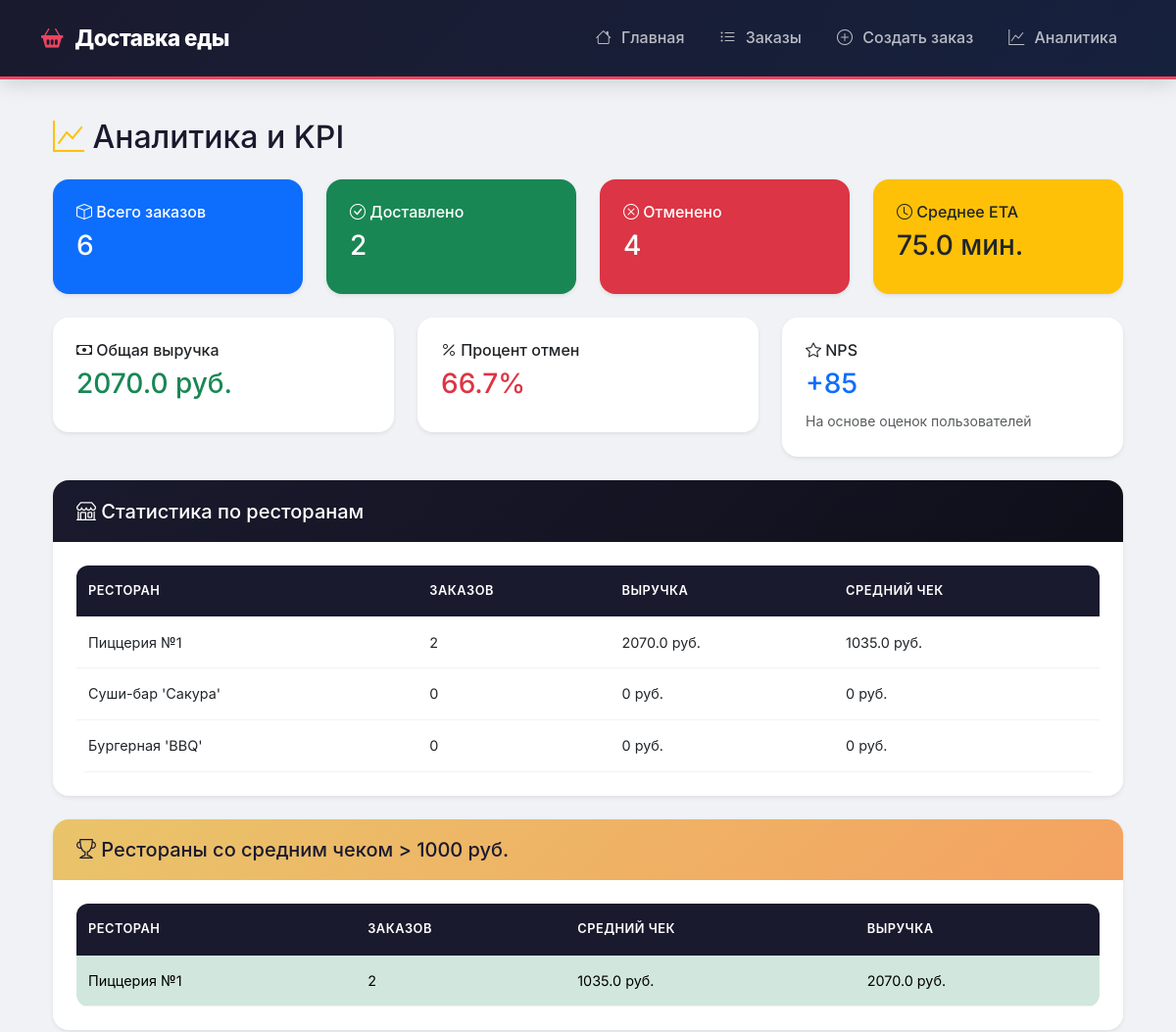
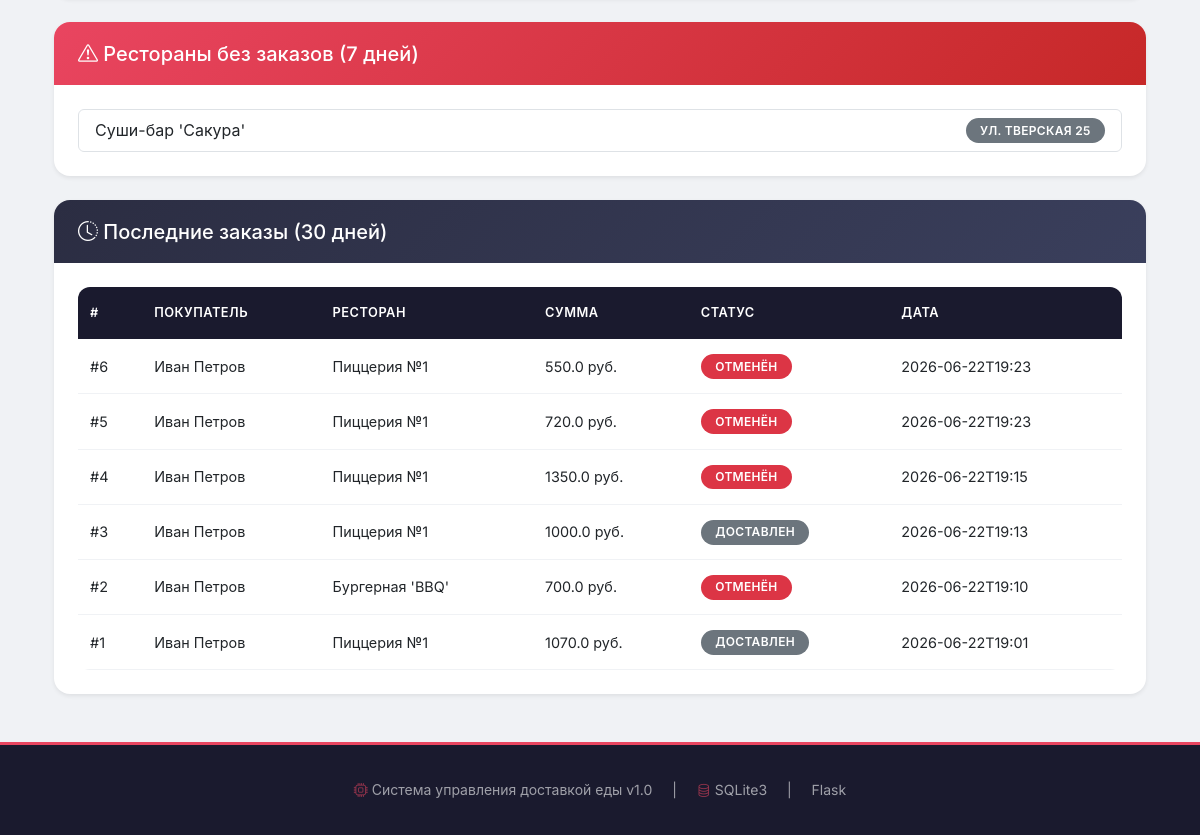
The app's page /analytics with its own data (2 pictures, top to bottom).
### tables this page shows
CREATE TABLE restaurants (
                id INTEGER PRIMARY KEY AUTOINCREMENT,
                name TEXT NOT NULL,
                address TEXT NOT NULL,
                phone TEXT,
                cuisine TEXT,
                rating REAL DEFAULT 0,
                latitude REAL,
                longitude REAL,
                created_at TIMESTAMP DEFAULT CURRENT_TIMESTAMP
            );

CREATE TABLE orders (
                id INTEGER PRIMARY KEY AUTOINCREMENT,
                user_id INTEGER NOT NULL,
                restaurant_id INTEGER NOT NULL,
                status TEXT DEFAULT 'new',
                total_price REAL NOT NULL,
                delivery_fee REAL DEFAULT 0,
                delivery_address TEXT NOT NULL,
                delivery_type TEXT DEFAULT 'standard',
                eta_minutes INTEGER,
                created_at TIMESTAMP DEFAULT CURRENT_TIMESTAMP,
                delivered_at TIMESTAMP,
                FOREIGN KEY (user_id) REFERENCES users(id) ON DELETE CASCADE,
                FOREIGN KEY (restaurant_id) REFERENCES restaurants(id) ON DELETE CASCADE
            );

CREATE TABLE users (
                id INTEGER PRIMARY KEY AUTOINCREMENT,
                name TEXT NOT NULL,
                email TEXT UNIQUE NOT NULL,
                password_hash TEXT NOT NULL,
                phone TEXT,
                address TEXT,
                role TEXT DEFAULT 'customer',
                created_at TIMESTAMP DEFAULT CURRENT_TIMESTAMP
            );

### web/app.py (the view)
@app.route('/analytics')
def analytics():
    orders_details = manager.get_orders_with_details(30)
    restaurant_stats = manager.get_restaurant_statistics()
    high_value = manager.get_high_value_restaurants(1000)
    without_orders = manager.get_restaurants_without_orders()
    all_orders = manager.get_all_orders()
    total_orders = len(all_orders)
    delivered_orders = len([o for o in all_orders if o['status'] == 'delivered'])
    cancelled_orders = len([o for o in all_orders if o['status'] == 'cancelled'])
    total_delivery_time = 0
    delivered_count = 0
    for order in all_orders:
        if order['status'] == 'delivered' and order.get('eta_minutes'):
            total_delivery_time += order['eta_minutes']
            delivered_count += 1
    avg_delivery_time = total_delivery_time / delivered_count if delivered_count > 0 else 0
    cancel_percent = (cancelled_orders / total_orders * 100) if total_orders > 0 else 0
    total_revenue = sum(o['total_price'] for o in all_orders if o['status'] != 'cancelled')
    return render_template('analytics.html',
                          orders_details=orders_details,
                          restaurant_stats=restaurant_stats,
                          high_value=high_value,
                          without_orders=without_orders,
                          total_orders=total_orders,
                          delivered_orders=delivered_orders,
                          cancelled_orders=cancelled_orders,
                          avg_delivery_time=round(avg_delivery_time, 1),
                          cancel_percent=round(cancel_percent, 1),
                          total_revenue=round(total_revenue, 2),
                          status_ru=STATUS_RU,
                          status_colors=STATUS_COLORS)

### src/database.py (called while the page is built)
    def _get_connection(self):
        if not hasattr(self._local, 'connection') or self._local.connection is None:
            self._local.connection = sqlite3.connect(self.db_path, check_same_thread=False)
            self._local.connection.row_factory = sqlite3.Row
        return self._local.connection

    def close(self):
        if hasattr(self._local, 'connection') and self._local.connection:
            self._local.connection.close()
            self._local.connection = None

    def get_restaurant_statistics(self) -> List[Dict[str, Any]]:
        conn = self._get_connection()
        cursor = conn.cursor()
        cursor.execute('''
            SELECT
                r.id AS restaurant_id,
                r.name AS restaurant_name,
                COUNT(o.id) AS orders_count,
                SUM(o.total_price) AS total_revenue,
                AVG(o.total_price) AS avg_order_value,
                SUM(o.delivery_fee) AS total_delivery_fee
            FROM restaurants r
            LEFT JOIN orders o ON r.id = o.restaurant_id
                AND o.status != 'cancelled'
                AND o.created_at >= datetime('now', '-30 days')
            GROUP BY r.id, r.name
            ORDER BY total_revenue DESC NULLS LAST
        ''')
        return [dict(row) for row in cursor.fetchall()]

    def get_high_value_restaurants(self, threshold: float = 1000) -> List[Dict[str, Any]]:
        conn = self._get_connection()
        cursor = conn.cursor()
        cursor.execute('''
            SELECT
                r.id AS restaurant_id,
                r.name AS restaurant_name,
                COUNT(o.id) AS orders_count,
                ROUND(AVG(o.total_price), 2) AS avg_order_price,
                ROUND(SUM(o.total_price), 2) AS total_revenue
            FROM restaurants r
            JOIN orders o ON r.id = o.restaurant_id
            WHERE o.status = 'delivered'
                AND o.created_at >= datetime('now', '-30 days')
            GROUP BY r.id, r.name
            HAVING AVG(o.total_price) > ?
            ORDER BY avg_order_price DESC
        ''', (threshold,))
        return [dict(row) for row in cursor.fetchall()]

    def get_all_orders(self) -> List[Dict[str, Any]]:
        conn = self._get_connection()
        cursor = conn.cursor()
        cursor.execute('SELECT * FROM orders ORDER BY created_at DESC')
        return [dict(row) for row in cursor.fetchall()]

### src/order_manager.py (called while the page is built)
    def get_all_orders(self) -> List[Dict[str, Any]]:
        return self.db.get_all_orders()

### web/templates/analytics.html (shortened to what this page needs)
{% extends "base.html" %}
{% block content %}
<div class="container">
    <h2 class="mb-4"><i class="bi bi-graph-up text-warning"></i> Аналитика и KPI</h2>
    <div class="row mb-4">
        <div class="col-md-3">
            <div class="card bg-primary text-white shadow-sm">
                <div class="card-body">
                    <h6 class="card-title"><i class="bi bi-box"></i> Всего заказов</h6>
                    <h3>{{ total_orders }}</h3>
                </div>
            </div>
        </div>
        <div class="col-md-3">
            <div class="card bg-success text-white shadow-sm">
                <div class="card-body">
                    <h6 class="card-title"><i class="bi bi-check-circle"></i> Доставлено</h6>
                    <h3>{{ delivered_orders }}</h3>
                </div>
            </div>
        </div>
        <div class="col-md-3">
            <div class="card bg-danger text-white shadow-sm">
                <div class="card-body">
                    <h6 class="card-title"><i class="bi bi-x-circle"></i> Отменено</h6>
                    <h3>{{ cancelled_orders }}</h3>
                </div>
            </div>
        </div>
        <div class="col-md-3">
            <div class="card bg-warning text-dark shadow-sm">
                <div class="card-body">
                    <h6 class="card-title"><i class="bi bi-clock"></i> Среднее ETA</h6>
                    <h3>{{ avg_delivery_time }} мин.</h3>
                </div>
            </div>
        </div>
    </div>
    <div class="row mb-4">
        <div class="col-md-4">
            <div class="card shadow-sm">
                <div class="card-body">
                    <h6 class="card-title"><i class="bi bi-cash"></i> Общая выручка</h6>
                    <h3 class="text-success">{{ total_revenue }} руб.</h3>
                </div>
            </div>
        </div>
        <div class="col-md-4">
            <div class="card shadow-sm">
                <div class="card-body">
                    <h6 class="card-title"><i class="bi bi-percent"></i> Процент отмен</h6>
                    <h3 class="text-danger">{{ cancel_percent }}%</h3>
                </div>
            </div>
        </div>
        <div class="col-md-4">
            <div class="card shadow-sm">
                <div class="card-body">
                    <h6 class="card-title"><i class="bi bi-star"></i> NPS</h6>
                    <h3 class="text-primary">+85</h3>
                    <small class="text-muted">На основе оценок пользователей</small>
                </div>
            </div>
        </div>
    </div>
    <div class="card shadow-sm mb-4">
        <div class="card-header bg-dark text-white">
            <h5 class="mb-0"><i class="bi bi-shop"></i> Статистика по ресторанам</h5>
        </div>
        <div class="card-body">
            <div class="table-responsive">
                <table class="table table-hover">
                    <thead>
                        <tr>
                            <th>Ресторан</th>
                            <th>Заказов</th>
                            <th>Выручка</th>
                            <th>Средний чек</th>
                        </tr>
                    </thead>
                    <tbody>
                        {% for stat in restaurant_stats %}
                        <tr>
                            <td>{{ stat.restaurant_name }}</td>
                            <td>{{ stat.orders_count or 0 }}</td>
                            <td>{{ stat.total_revenue or 0 }} руб.</td>
                            <td>{{ stat.avg_order_value or 0 }} руб.</td>
                        </tr>
                        {% endfor %}
                    </tbody>
                </table>
            </div>
        </div>
    </div>
    {% if high_value %}
    <div class="card shadow-sm mb-4">
        <div class="card-header bg-warning text-dark">
            <h5 class="mb-0"><i class="bi bi-trophy"></i> Рестораны со средним чеком > 1000 руб.</h5>
        </div>
        <div class="card-body">
            <div class="table-responsive">
                <table class="table table-hover">
                    <thead>
                        <tr>
                            <th>Ресторан</th>
                            <th>Заказов</th>
                            <th>Средний чек</th>
                            <th>Выручка</th>
                        </tr>
                    </thead>
                    <tbody>
                        {% for h in high_value %}
                        <tr class="table-success">
                            <td>{{ h.restaurant_name }}</td>
                            <td>{{ h.orders_count }}</td>
                            <td>{{ h.avg_order_price }} руб.</td>
                            <td>{{ h.total_revenue }} руб.</td>
                        </tr>
                        {% endfor %}
                    </tbody>
                </table>
            </div>
        </div>
    </div>
    {% endif %}
    {% if without_orders %}
    <div class="card shadow-sm mb-4">
        <div class="card-header bg-danger text-white">
            <h5 class="mb-0"><i class="bi bi-exclamation-triangle"></i> Рестораны без заказов (7 дней)</h5>
        </div>
        <div class="card-body">
            <ul class="list-group">
                {% for w in without_orders %}
                <li class="list-group-item d-flex justify-content-between align-items-center">
                    {{ w.name }}
                    <span class="badge bg-secondary">{{ w.address }}</span>
                </li>
                {% endfor %}
            </ul>
        </div>
    </div>
    {% endif %}
    <div class="card shadow-sm">
        <div class="card-header bg-info text-white">
            <h5 class="mb-0"><i class="bi bi-clock-history"></i> Последние заказы (30 дней)</h5>
        </div>
        <div class="card-body">
            <div class="table-responsive">
                <table class="table table-hover">
                    <thead>
                        <tr>
                            <th>#</th>
                            <th>Покупатель</th>
                            <th>Ресторан</th>
                            <th>Сумма</th>
                            <th>Статус</th>
                            <th>Дата</th>
                        </tr>
                    </thead>
                    <tbody>
                        {% for o in orders_details[:10] %}
                        <tr>
                            <td>#{{ o.order_id }}</td>
                            <td>{{ o.customer_name }}</td>
                            <td>{{ o.restaurant_name }}</td>
                            <td>{{ o.total_price }} руб.</td>
                            <td>
                                <span class="badge" style="background-color: {{ status_colors[o.status] }}">
                                    {{ status_ru[o.status] }}
                                </span>
                            </td>
                            <td>{{ o.created_at[:16] if o.created_at else '—' }}</td>
                        </tr>
                        {% endfor %}
                    </tbody>
                </table>
            </div>
        </div>
    </div>
</div>
{% endblock %}

### web/static/css/style.css (style rules this page uses)
* { margin: 0; padding: 0; box-sizing: border-box; }
body { font-family: 'Inter', -apple-system, BlinkMacSystemFont, 'Segoe UI', Roboto, sans-serif; background: #f0f2f5; min-height: 100vh; display: flex; flex-direction: column; color: #1a1a2e; line-height: 1.6; }
.card { border: none; border-radius: 16px; box-shadow: 0 2px 16px rgba(0, 0, 0, 0.06); transition: all 0.3s cubic-bezier(0.4, 0, 0.2, 1); background: #ffffff; overflow: hidden; }
.card-header { font-weight: 700; border: none; padding: 1.2rem 1.5rem; }
.card-body { padding: 1.5rem; }
.card-header.bg-warning { background: linear-gradient(135deg, #e9c46a, #f4a261) !important; color: #1a1a2e !important; }
.card-header.bg-info { background: linear-gradient(135deg, #2b2d42, #3a3f5c) !important; }
.card-header.bg-danger { background: linear-gradient(135deg, #e94560, #c62828) !important; }
.card-header.bg-dark { background: linear-gradient(135deg, #1a1a2e, #0f0f1a) !important; }
.table { border-radius: 12px; overflow: hidden; margin-bottom: 0; font-size: 0.9rem; }
.table thead th { background: #1a1a2e; color: #fff; font-weight: 600; font-size: 0.8rem; text-transform: uppercase; letter-spacing: 0.5px; padding: 1rem 0.75rem; border: none; }
.table tbody td { padding: 0.9rem 0.75rem; vertical-align: middle; border-bottom: 1px solid #f0f2f5; }
.table tbody tr { transition: all 0.2s ease; }
.badge { font-weight: 600; padding: 0.4rem 0.9rem; border-radius: 50px; font-size: 0.75rem; letter-spacing: 0.3px; text-transform: uppercase; border: none; }

### records on screen
restaurants: restaurant_name "Пиццерия №1", orders_count "2", total_revenue "2070.0", avg_order_value "1035.0", avg_order_price "1035.0"
restaurants: restaurant_name "Суши-бар 'Сакура'", orders_count "0", total_revenue "0", avg_order_value "0", name "Суши-бар 'Сакура'", address "УЛ. ТВЕРСКАЯ 25"
restaurants: restaurant_name "Бургерная 'BBQ'", orders_count "0", total_revenue "0", avg_order_value "0"
orders: order_id "6", customer_name "Иван Петров", restaurant_name "Пиццерия №1", total_price "550.0", status "ОТМЕНЁН", created_at "2026-06-22T19:23"
orders: order_id "5", customer_name "Иван Петров", restaurant_name "Пиццерия №1", total_price "720.0", status "ОТМЕНЁН", created_at "2026-06-22T19:23"
orders: order_id "4", customer_name "Иван Петров", restaurant_name "Пиццерия №1", total_price "1350.0", status "ОТМЕНЁН", created_at "2026-06-22T19:15"
orders: order_id "3", customer_name "Иван Петров", restaurant_name "Пиццерия №1", total_price "1000.0", status "ДОСТАВЛЕН", created_at "2026-06-22T19:13"
orders: order_id "2", customer_name "Иван Петров", restaurant_name "Бургерная 'BBQ'", total_price "700.0", status "ОТМЕНЁН", created_at "2026-06-22T19:10"
orders: order_id "1", customer_name "Иван Петров", restaurant_name "Пиццерия №1", total_price "1070.0", status "ДОСТАВЛЕН", created_at "2026-06-22T19:01"

### other values on screen
{{ total_orders }} "6"
{{ delivered_orders }} "2"
{{ cancelled_orders }} "4"
{{ avg_delivery_time }} "75.0"
{{ total_revenue }} "2070.0"
{{ cancel_percent }} "66.7"
